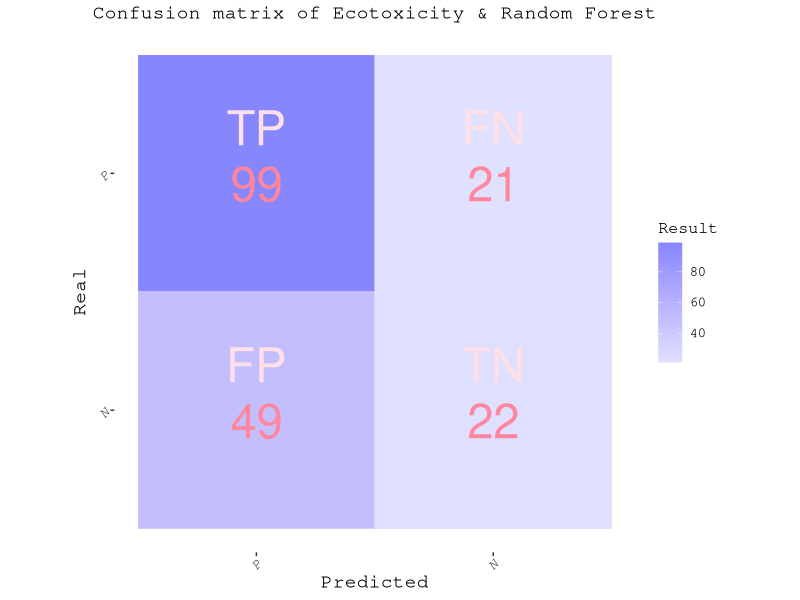
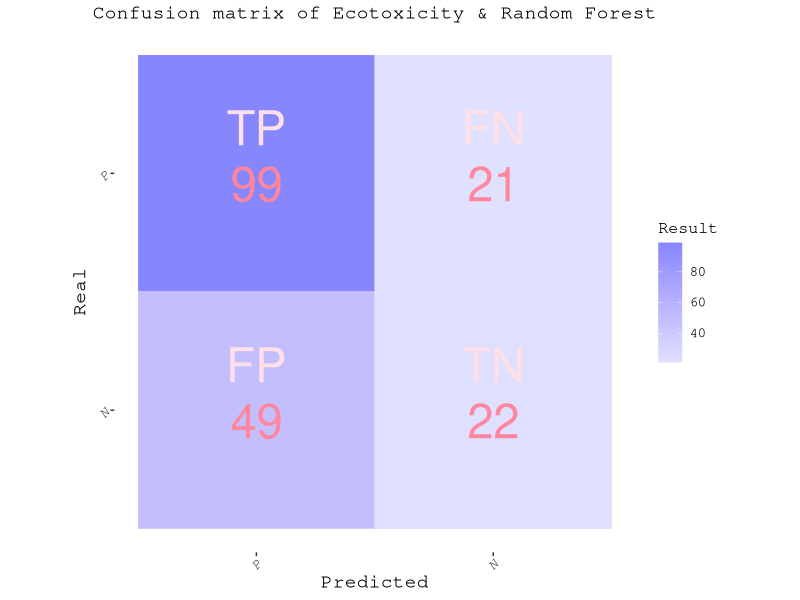

The R source for these figures, in order:
#绘画混淆矩阵
library(ggplot2)
data <- read.csv("QSAR/table/data19EC_RF_confmat.csv", header = T, row.names = 1, check.names = F, sep = ",")
#先设置热图颜色
EC<-c("#FF869D","#FFE0E6")
RF<-c("#8686FF","#E0E0FF")

ggplot(data,aes(x= Predicted,y = Real))+
  geom_tile(aes(fill=Result),width=1,height =1,color = EC[2])+
  coord_equal() + # 绘制正方形，长宽相等
  scale_fill_gradientn(colors = rev(RF))+#legend上下限
  geom_text(
    aes(label = Name), color =EC[2],size=12,
    vjust=-0.8)+
  geom_text(
    aes(label = Result), color =EC[1],size=12,
    vjust=0.8)+
  xlim(c("P","N"))+
  ylim(c("N","P"))+
  ggtitle("Confusion matrix of Ecotoxicity & Random Forest")+
  theme(text = element_text(family = "mono", size=14),
        plot.title = element_text(size = 14,hjust = 0.5),#title 大小,居中
        axis.title.x = element_text(size = 14),#x轴标题
        axis.title.y = element_text(size = 14),
        axis.text.x = element_text(face = "italic", angle = 45, hjust = 1,size = 10),#横坐标
        axis.text.y = element_text(face = "italic", angle = 45, hjust = 1,size = 10),
        legend.text = element_text(size = 10,hjust = 0.5),#legend字体大小,居中
        legend.title = element_text(size = 12), #设置legend标签字体大小
        panel.background = element_blank(), 
        panel.grid.major = element_blank(), 
        panel.grid.minor = element_blank(),
        panel.border = element_blank())#去掉边框
ggsave("QSAR/pic/EC_RF_confmat.png",width=10, height=7,dpi=300)
